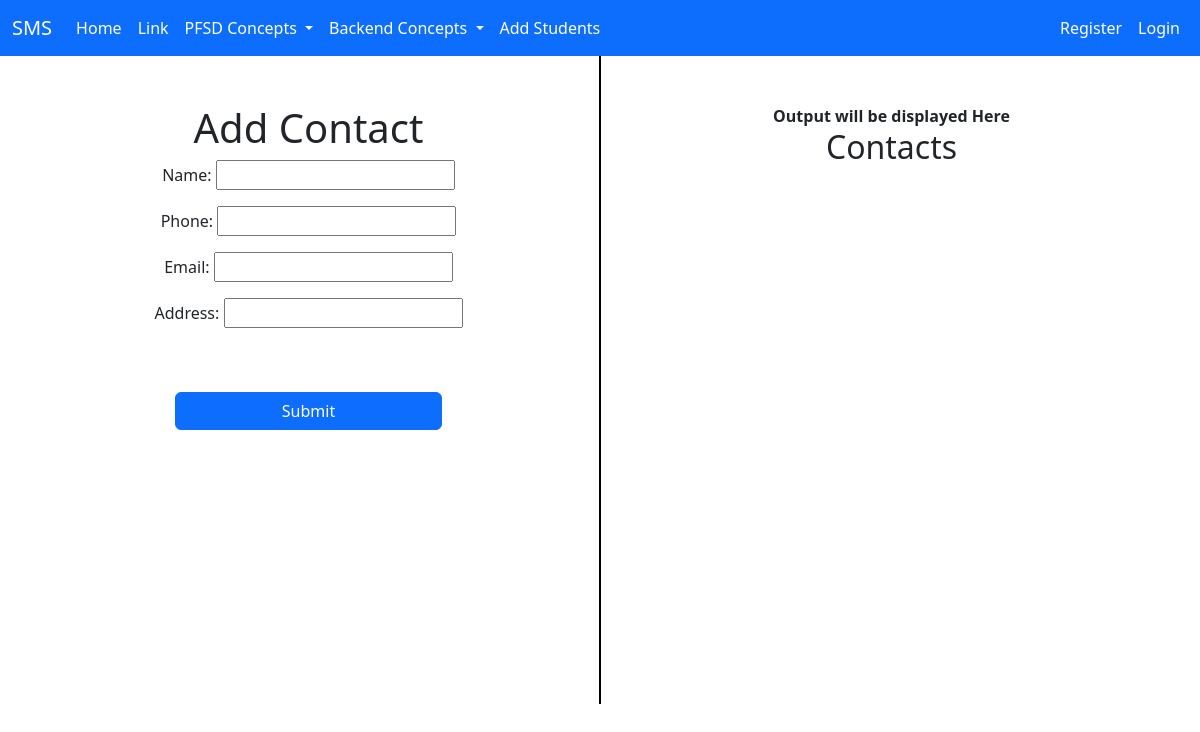
The app's page /add_contact/, older data.
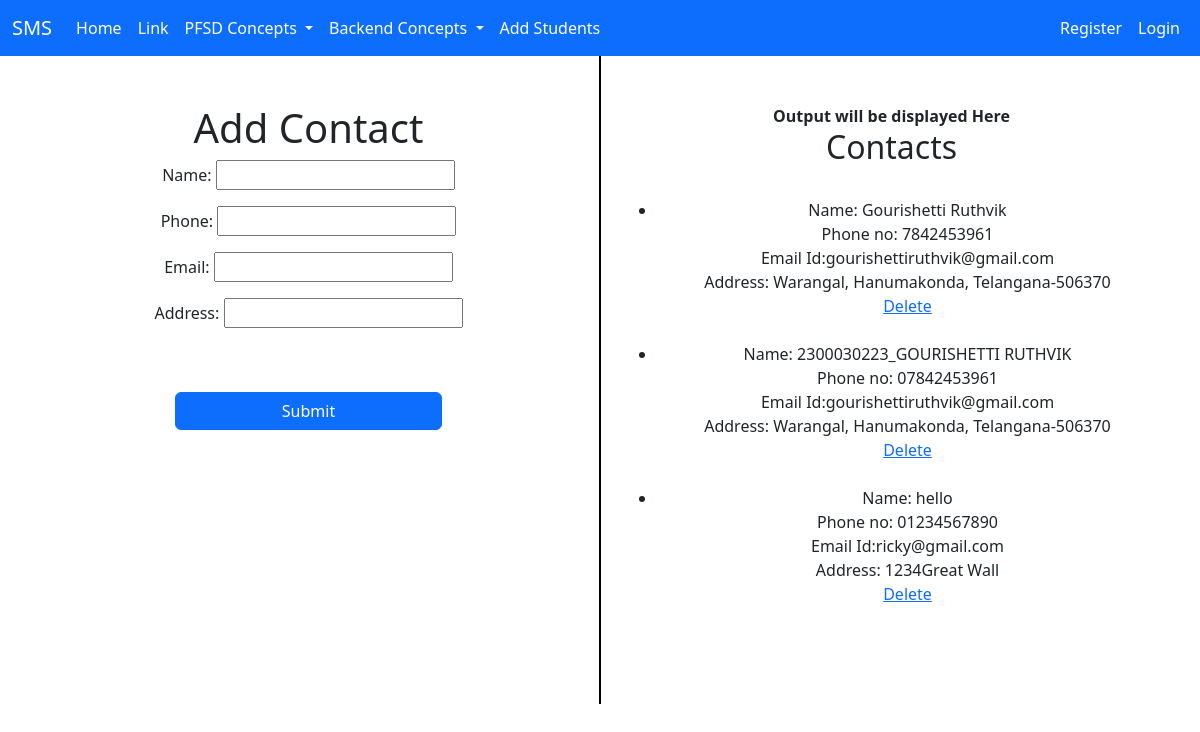
The same page, newer data.
### adminApp/models.py (models this page shows, shortened)
class Contact(models.Model):
    name = models.CharField(max_length=200)
    phone = models.CharField(max_length=15)
    email = models.EmailField()
    address = models.CharField(max_length=150)
    created_at = models.DateTimeField(auto_now_add=True)
    content = models.TextField(default='default content')  # Ensure this line is present

### adminApp/views.py (the view)
# urls.py: path('add_contact/', views.add_contact, name='add_contact'),
def add_contact(request):
    if request.method == 'POST':
        form = ContactForm(request.POST)
        if form.is_valid():
            form.save()
            return redirect('add_contact')
    else:
        form = ContactForm()
        contact = Contact.objects.all()
    return render(request, 'adminApp/add_contact.html', {'form': form, 'contacts': contact})

### adminApp/forms.py
class ContactForm(forms.ModelForm):
    class Meta:
        model = Contact
        fields = ['name','phone','email','address']

### templates/adminApp/add_contact.html (shortened to what this page needs)
{% extends 'Navbar/ProjectNavbar.html' %}
{% load static %}
{% block body %}
<div class="container text-center">
  <div class="row">
    <div class="col">
        <br><br>
            <h1>Add Contact</h1>
            <form method="post" action="{% url 'add_contact' %}">{% csrf_token %}
            {{ form.as_p }}
            <br><br>
            <div class="d-grid gap-2 col-6 mx-auto">
            <button class="btn btn-primary" type="submit">Submit</button>
            </div>
        </form>
    </div>
      <br><br><br><br><br><br><br><br><br><br><br><br><br><br><br><br>
      <br><br><br><br><br><br><br><br><br><br><br>
       <div class="col-auto d-flex align-items-center">
      <div style="border-left: 2px solid black; height: 100%;"></div>
    </div>
    <div class="col">
        <br><br>
        <strong> Output will be displayed Here</strong>
              <h2>Contacts</h2><br>
    <ul>
        {% for contact in contacts %}
            <li>
                Name: {{ contact.name }}<br>
                Phone no: {{ contact.phone }}<br>
                Email Id:{{ contact.email }}<br>
                Address: {{ contact.address }}<br>
                <a href="{% url 'delete_contact' contact.pk %}">Delete</a><br>
            </li>
            <br>
        {% endfor %}
    </ul>
    </div>
  </div>
</div>
{% endblock %}

### templates/Navbar/ProjectNavbar.html (shortened to what this page needs)
<!DOCTYPE html>
<html lang="en">
<head>
    <link href="https://cdn.jsdelivr.net/npm/bootstrap@5.3.3/dist/css/bootstrap.min.css" rel="stylesheet">
</head>
<body>
    <nav class="navbar navbar-expand-lg bg-primary">
      <div class="container-fluid">
        <a class="navbar-brand" href="{% url 'ProjectHomePage' %}" style="color: white;">SMS</a>
        <div class="collapse navbar-collapse" id="navbarSupportedContent">
          <ul class="navbar-nav me-auto mb-2 mb-lg-0">
            <li class="nav-item">
              <a class="nav-link active" aria-current="page" href="{% url 'ProjectHomePage' %}" style="color: white;">Home</a>
            </li>
            <li class="nav-item">
              <a class="nav-link" href="#" style="color: white;">Link</a>
            </li>
            <li class="nav-item dropdown">
              <a class="nav-link dropdown-toggle" href="#" role="button" data-bs-toggle="dropdown" aria-expanded="false" style="color: white;">
                PFSD Concepts
              </a>
            </li>
            <li class="nav-item dropdown">
                <a class="nav-link dropdown-toggle" href="#" role="button" data-bs-toggle="dropdown" aria-expanded="false" style="color: white;">
                Backend Concepts
                </a>
            </li>
               <li class="nav-item">
                  <a class="nav-link" href="{% url 'addStudent' %}" style="color: white;">Add Students</a>
                </li>
          </ul>
        </div>
        <ul  class="navbar-nav ms-auto">
        <li>
                {% if user.is_authenticated %}
                <li class="nav-item">
                <span class="nav-link">Welcome, {{ user.username }}</span>
            </li>
                  <li class="nav-item">
                  <a class="nav-link" href="{% url 'logout' %}" style="color: white;">Logout</a>
                  </li>
                {% else %}
                        <li class="nav-item">
                  <a class="nav-link" href="{% url 'registerpagecall' %}" style="color: white;">Register</a>
                </li>
                  <li class="nav-item">
                  <a class="nav-link" href="{% url 'loginpagecall' %}" style="color: white;">Login</a>
                </li>
                {% endif %}
      </ul>
      </div>
    </nav>
{% block body %}
{% endblock %}
</body>
</html>

Row changes from the older to the newer data that the page shows:
added Contact: name "Gourishetti Ruthvik", phone "7842453961", email "gourishettiruthvik@gmail.com", address "Warangal, Hanumakonda, Telangana-506370"
added Contact: name "2300030223_GOURISHETTI RUTHVIK", phone "07842453961", email "gourishettiruthvik@gmail.com", address "Warangal, Hanumakonda, Telangana-506370"
added Contact: name "hello", phone "01234567890", email "ricky@gmail.com", address "1234Great Wall"
